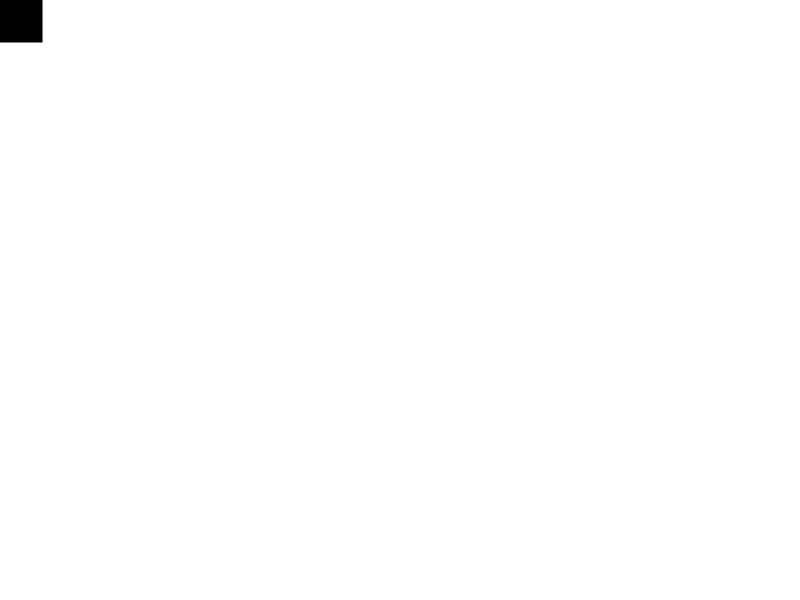
Frame 1 (no input)
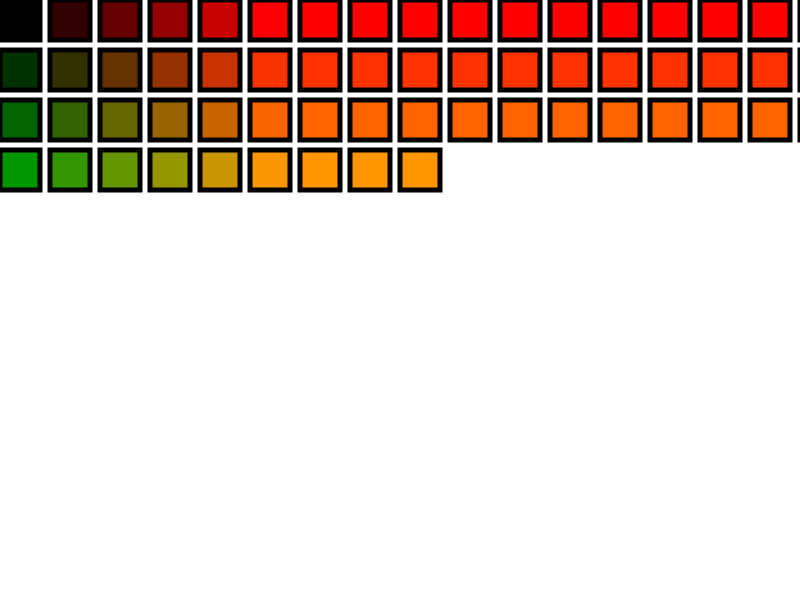
Frame 60 (no input)
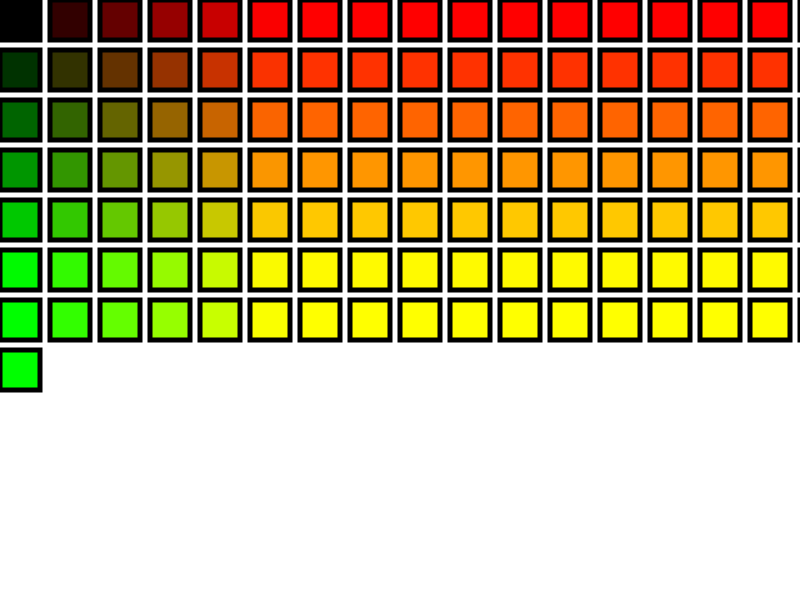
Frame 120 (the mouse pressed at the canvas centre since frame 60)

The p5.js sketch that drew these frames (run headless with seeded random() and noise() and a simulated clock; from frame 60 on, the mouse is pressed at the canvas centre):

// p5.js sketch
// ── sketch.js
var x = 0;
var y = 0;

var r = 0;
var g = 0;
var b = 0;

function setup() {
  createCanvas(800, 600);
  background(255); // one number 0-255 is dark to light
  strokeWeight(5);
}

function draw() {

  //background(255);
  fill(r, g, 0); // red and green and 0 for blue
  stroke(0, 0, b) // just blue
  rectMode(CORNER);
  rect(x, y, 40, 40); // square

  x = x+50; // go right
  r = r+50; // make redder
  
  if(x>width) { // test for when the x runs off the right
    // TRUE (carriage return):
    x = 0; // slam to the left
    y = y + 50; // up the y
    r = 0; // reset the damn red
    g = g+50; // up the green
  }
  if(y>height) { // another test for when we hit rock bottom
    // TRUE
    x = 0; // go to the left
    y = 0; // go to the top
    r = 0; // reset the red
    g = 0; // reset the green
    b = b+50; // up the blue
    if(b>255) b = 0; // if the blue hits top, zero the blue
  }
}
